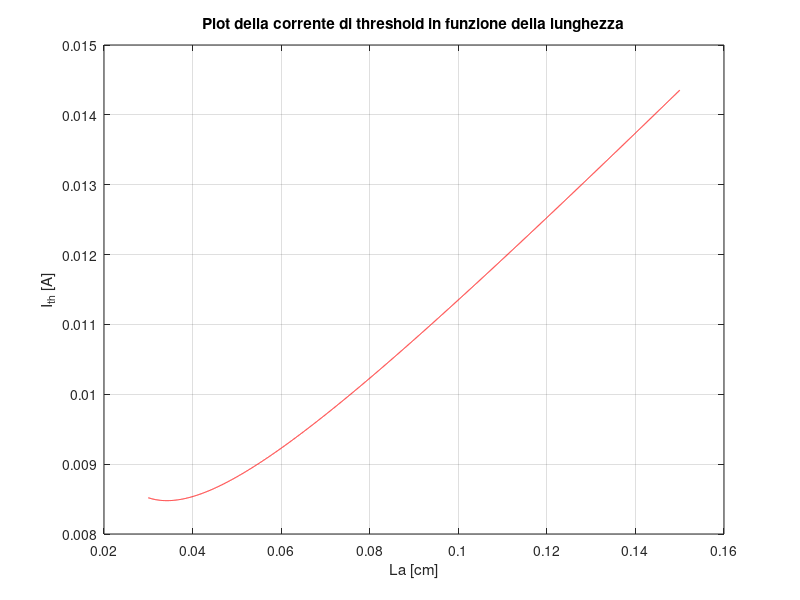
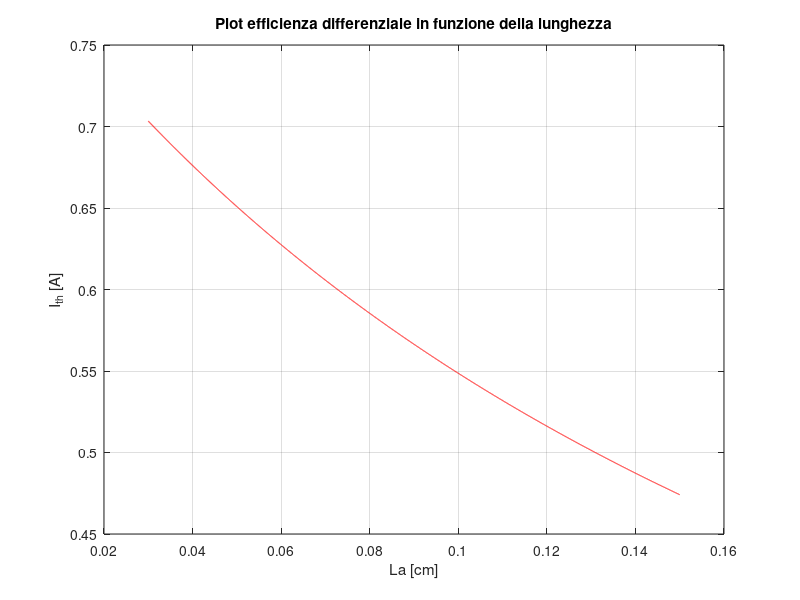

These figures' MATLAB source, in order: (Note: this script raises an error after producing the figures.)
clc
close all
clear variables

%esercizio 1
%%
r_1=0.3;
r_2=0.9;
La=900e-4;
alpha_m_fix = (1/La)*(log(1/(sqrt(r_1*r_2)))); % rircordati che � cmetri^-1
alpha_i_fix = 6; %unit� di misura cmetri^-1
gamma_per_g_threshold = alpha_m_fix + alpha_i_fix;
N_tr = 1.8e18;%elettroni per centrimetro cubo
a_0 =  5.34e-16; %sono cm^2
guadagno_modale = a_0 * gamma_per_g_threshold;
gamma = 0.06;
N_th=N_tr + ((alpha_i_fix + alpha_m_fix) / (gamma * a_0));%elettroni per centrimetro cubo
V = (900e-6)*(100e-10)*(2.5e-6); %metri al cubo
V = V*1e6;%cm al cubo
q = 1.60217e-19;
eta_i = 0.8; % � adimensionato
A = 3.57e8;%secondi alla meno 1
B = 0.8e-10;%cm^3/secondo
C = 3.5e-30; % cm^6/secondo

I_th = ((A*N_th + B*N_th^2 + C*N_th^3))*((q*V)/(eta_i));

%ci manca la linewidth

%esercizio 2

La=linspace(300e-4,1500e-4,10000);
alpha_m = (1./La).*(log(1/(sqrt(r_1*r_2)))); % rircordati che � cmetri^-1
alpha_i = 3; %unit� di misura cmetri^-1
gamma_per_g_threshold=alpha_m+alpha_i;
N_tr = 1.8e18;%elettroni per centrimetro cubo
a_0 =  1e-16; %sono cm^2
guadagno_modale = a_0 .* gamma_per_g_threshold;
gamma = 0.06;
N_th=N_tr + ((alpha_i+alpha_m)./(gamma.* a_0));%elettroni per centrimetro cubo
V = (La).*(100e-8)*(2.5e-4); %Cmetri al cubo
%V = V*1e6;%cm al cubo
q = 1.60217e-19;
eta_i = 0.8; % � adimensionato
A = 3.57e8;%secondi alla meno 1
B = 0.8e-10;%cm^3/secondo
C = 3.5e-30; % cm^6/secondo

I_th = ((A.*N_th + B.*N_th.^2 + C.*N_th.^3)).*((q*V)./(eta_i));
figure(1)
plot(La,I_th,'r')
grid on
title('Plot della corrente di threshold in funzione della lunghezza')
xlabel('La [cm]')
ylabel('I_{th} [A]')

eta_d = eta_i .* alpha_m ./(alpha_i + alpha_m );

figure(2)
plot(La,eta_d,'r')
grid on
title('Plot efficienza differenziale in funzione della lunghezza')
xlabel('La [cm]')
ylabel('I_{th} [A]')

%Esercizio 3
%riportare sullo stesso grafico le diverse risposte

h1_05 = openfig('esercizio_3_punto_6__1_05_IM.fig');
t1_05 = findobj(h1_05,'type', 'line');

x1_05 = get(t1_05,'XData');
y1_05 = get(t1_05,'YData');

h2 = openfig('esercizio_3_punto_6__2_IM.fig');
t2 = findobj(h2,'type', 'line');

x2 = get(t2,'XData');
y2 = get(t2,'YData');

h6 = openfig('esercizio_3_punto_6__6_IM.fig');
t6 = findobj(h6,'type', 'line');

x6 = get(t6,'XData');
y6 = get(t6,'YData');

h10 = openfig('esercizio_3_punto_6__10_IM.fig');
t10 = findobj(h10,'type', 'line');

x10 = get(t10,'XData');
y10 = get(t10,'YData');

figure(3)
semilogx(x1_05, y1_05, 'b')
grid on
hold on
semilogx(x2, y2, 'r')
semilogx(x6, y6, 'g')
semilogx(x10, y10, 'y')
legend('I_{bias}/I_{th} = 1.05','I_{bias}/I_{th} = 2','I_{bias}/I_{th} = 6','I_{bias}/I_{th} = 10')
title('Confronto tra le risposte IM per diverse correnti di bias')
xlabel('Risposta IM [dB]')
ylabel('Frequenza [GHz]')

%banda come funzione della corrente di bias
f1_05_3dB = x1_05(20);
f2_3dB = x2(89);
f6_3dB = x6(186);
f10_3dB = x10(232);
I_th_fix = 9.677; %mA
Ibias = [I_th_fix*1.05 I_th_fix*2 I_th_fix*6 I_th_fix*10];
f_3dB = [f1_05_3dB f2_3dB f6_3dB f10_3dB];

figure(4)
plot(Ibias, f_3dB, '-o')
grid on

%Banda di modulazione massima
n_g = 4.2;
c = 3e8;
v_g = c/n_g;
tau_p = 1/(v_g * (alpha_i_fix * 10^2 + alpha_m_fix * 10^2));
banda_max_ideale = sqrt(2)/(tau_p * 2 * pi);

%TODO Calcolare la banda teorica date le diverse correnti di bias e confrontare con il risultato delle simulazioni

%DOING

